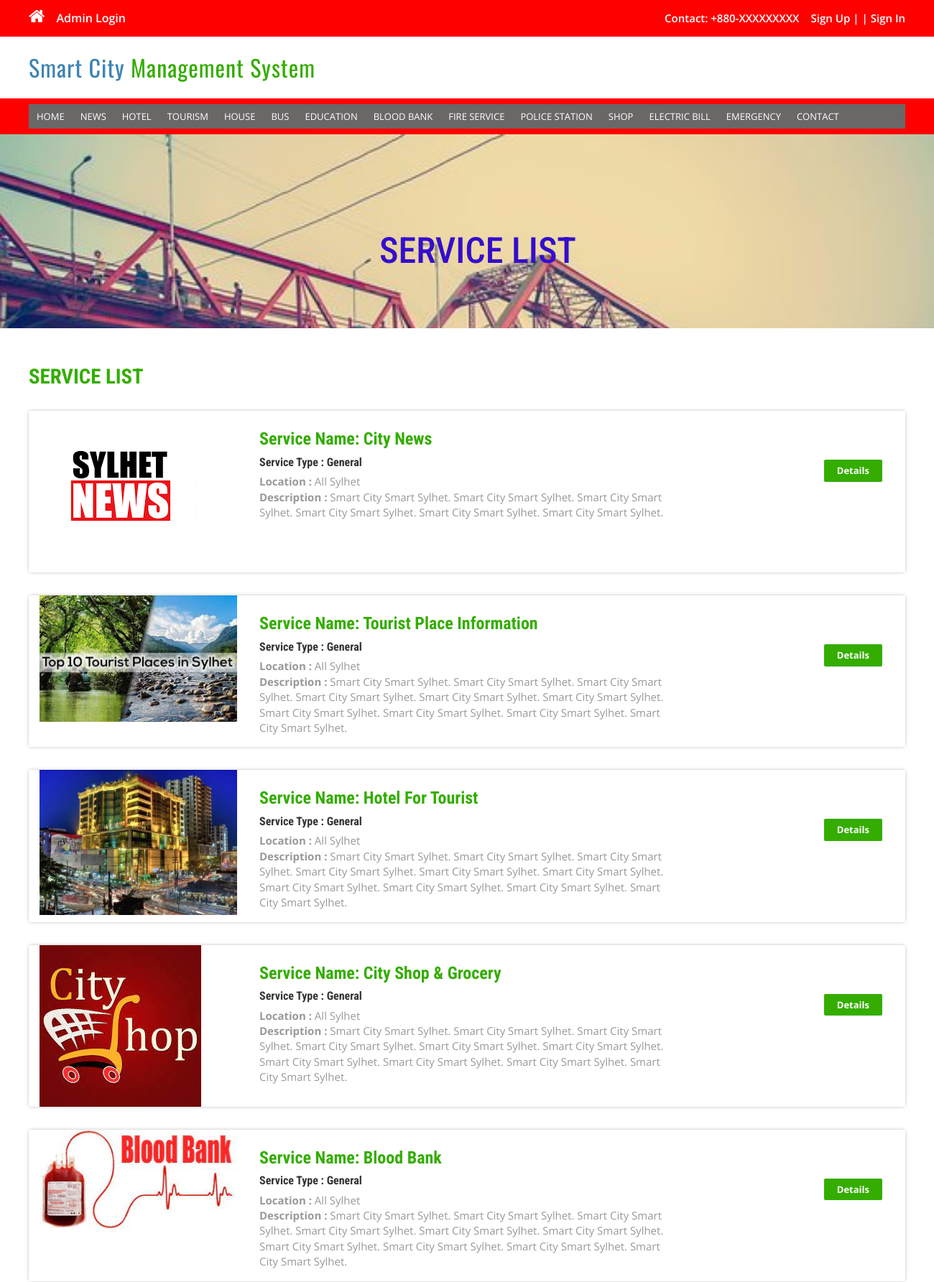
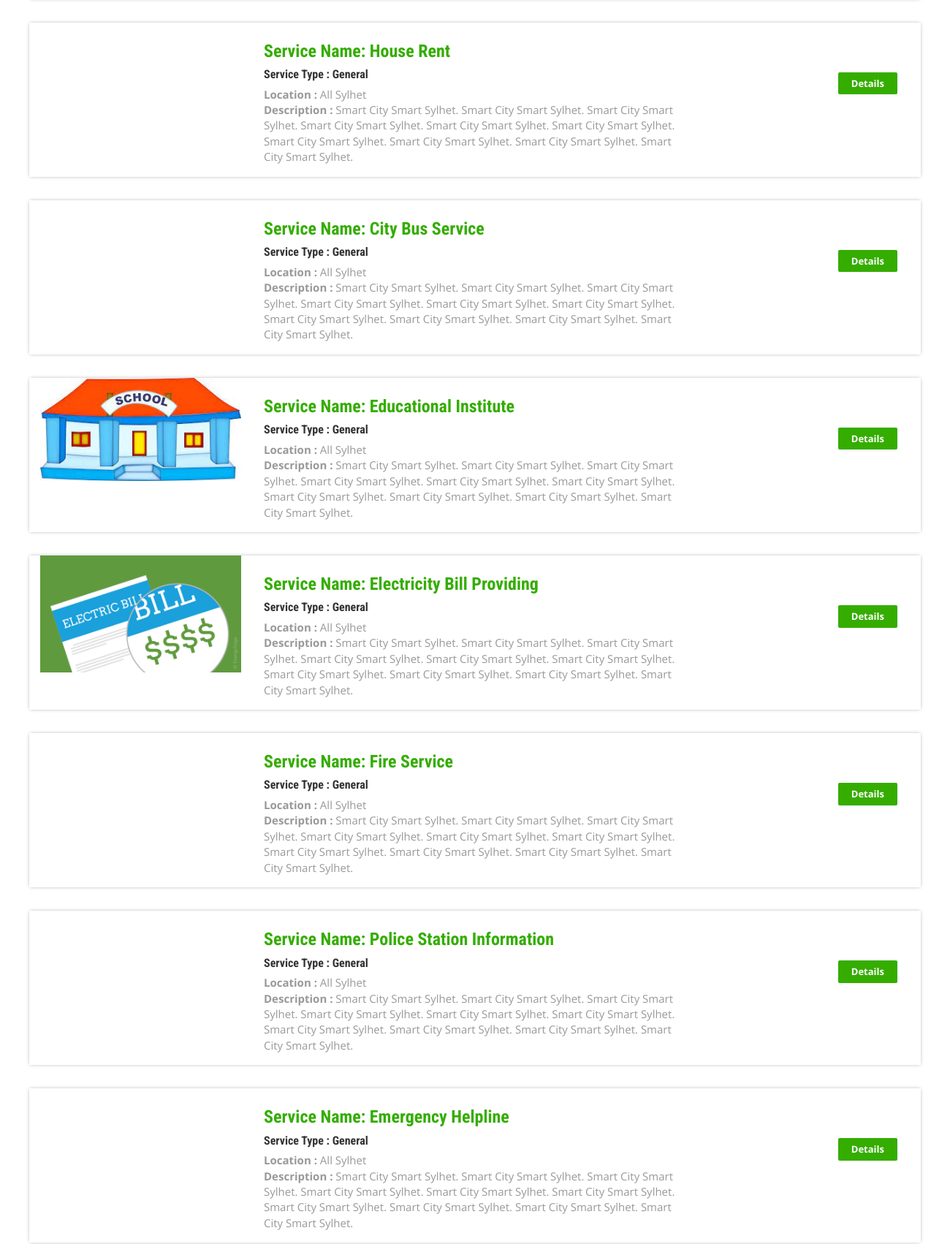
The page /service-list.php (upper part) on the database its author committed (2 pictures, top to bottom).
### tables this page shows
CREATE TABLE `tblcityservices` (
  `ServiceId` int(11) NOT NULL,
  `ServiceName` varchar(200) NOT NULL,
  `ServiceType` varchar(150) NOT NULL,
  `ServiceLocation` varchar(100) NOT NULL,
  `ServiceDetails` mediumtext NOT NULL,
  `ServiceImage` varchar(100) NOT NULL,
  `Creationdate` timestamp NOT NULL DEFAULT current_timestamp(),
  `UpdationDate` timestamp NULL DEFAULT '0000-00-00 00:00:00' ON UPDATE current_timestamp()
);

### service-list.php (the view, shortened to what this page needs)
<?php
include('includes/config.php');
?>
<!DOCTYPE HTML>
<html>
<head>
<link href="css/bootstrap.css" rel='stylesheet' type='text/css' />
<link href="css/style.css" rel='stylesheet' type='text/css' />
<link href="css/font-awesome.css" rel="stylesheet">
<link href="css/animate.css" rel="stylesheet" type="text/css" media="all">
</head>
<body>
<?php include('includes/header.php');?>
<div class="banner-3">
	<div class="container">
		<h1 class="wow zoomIn animated animated" data-wow-delay=".5s" style="visibility: visible; animation-delay: 0.5s; animation-name: zoomIn;"> SERVICE LIST</h1>
	</div>
</div>
<div class="rooms">
	<div class="container">
		<div class="room-bottom">
			<h3>SERVICE LIST</h3>
<?php $sql = "SELECT * from tblCityServices";
$query = $dbh->prepare($sql);
$query->execute();
$results=$query->fetchAll(PDO::FETCH_OBJ);
if($query->rowCount() > 0)
{
foreach($results as $result)
{	?>
			<div class="rom-btm">
				<div class="col-md-3 room-left wow fadeInLeft animated" data-wow-delay=".5s">
					<img src="admin/serviceimages/<?php echo htmlentities($result->ServiceImage);?>" class="img-responsive" alt="">
				</div>
				<div class="col-md-6 room-midle wow fadeInUp animated" data-wow-delay=".5s">
					<h4>Service Name: <?php echo htmlentities($result->ServiceName);?></h4>
					<h6>Service Type : <?php echo htmlentities($result->ServiceType);?></h6>
					<p><b>Location :</b> <?php echo htmlentities($result->ServiceLocation);?></p>
					<p><b>Description :</b> <?php echo htmlentities($result->ServiceDetails);?></p>
				</div>
				<div class="col-md-3 room-right wow fadeInRight animated" data-wow-delay=".5s">
					<a href="service-details.php?pkgid=<?php echo htmlentities($result->ServiceId);?>" class="view">Details</a>
				</div>
				<div class="clearfix"></div>
			</div>
<?php }} ?>
		</div>
	</div>
</div>
</body>
</html>

### css/style.css (style rules this page uses)
html, body { font-size: 100%; background: #fff; font-family: 'Open Sans', sans-serif; }
body a,.grid_1,plan_1,plan_1.one,plan_1.two,i.icon1, i.icon2, i.icon3, i.icon4, i.icon5, i.icon6 { transition:0.5s all; -webkit-transition:0.5s all; -moz-transition:0.5s all; -o-transition:0.5s all; -ms-transition:0.5s all; }
h1,h2,h3,h4,h5,h6 { padding:0px; font-family: 'Roboto Condensed', sans-serif; }
p { margin:0; }
a.view { padding: 6px 18px; font-weight: 700; color: #fff; background-color: #34ad00; border: 0; font-size: 13px; border-radius: 2px; -webkit-transition: all .2s; -moz-transition: all .2s; transition: all .2s; margin-top: 20px; display: inline-block; }
.banner-3 { background: url(../images/06.jpg)no-repeat; background-size: cover; -webkit-background-size: cover; -o-background-size: cover; -ms-background-size: cover; -moz-background-size: cover; padding: 40px; min-height:200px; }
.banner-3 h1 { font-size: 50px; margin-bottom: 40px; padding: 1.5em 0 0; text-align: center; color: #340ecb; }
.rom-btm { margin-top: 2em; box-shadow: 0px 0px 5px -1px rgba(0, 0, 0, 0.37); }
.room-bottom h3 { font-size: 1.8em; font-weight: 700; color: #34ad00; }
.room-bottom { padding: 2em 0; }
.rom-btm h4 { font-size: 1.5em; font-weight: 700; color: #34ad00; }
.rom-btm p { font-size: 15px; color: #999; }
.rom-btm h6 { font-size: 1em; font-weight: 700; margin: 0.5em 0; }
.room-right { text-align: right; padding: 3em 2em; }
.room-midle { padding: 1em; }

### rows shown on the page
tblcityservices: ServiceImage (picture), ServiceName "City News", ServiceType "General", ServiceLocation "All Sylhet", ServiceDetails "Smart City Smart Sylhet. Smart City Smart Sylhet. Smart City Smart Sylhet. Smart City Smart Sylhet. Smart City Smart Sylhet. Smart City Smart Sylhet."
tblcityservices: ServiceImage (picture), ServiceName "Tourist Place Information", ServiceType "General", ServiceLocation "All Sylhet", ServiceDetails "Smart City Smart Sylhet. Smart City Smart Sylhet. Smart City Smart Sylhet. Smart City Smart Sylhet. Smart City Smart Sylhet. Smart City Smart Sylhet. Smart City Smart Sylhet. Smart City Smart Sylhet. Smart City Smart Sylhet. Smart City Smart Sylhet."
tblcityservices: ServiceImage (picture), ServiceName "Hotel For Tourist", ServiceType "General", ServiceLocation "All Sylhet", ServiceDetails "Smart City Smart Sylhet. Smart City Smart Sylhet. Smart City Smart Sylhet. Smart City Smart Sylhet. Smart City Smart Sylhet. Smart City Smart Sylhet. Smart City Smart Sylhet. Smart City Smart Sylhet. Smart City Smart Sylhet. Smart City Smart Sylhet."
tblcityservices: ServiceImage (picture), ServiceName "City Shop & Grocery", ServiceType "General", ServiceLocation "All Sylhet", ServiceDetails "Smart City Smart Sylhet. Smart City Smart Sylhet. Smart City Smart Sylhet. Smart City Smart Sylhet. Smart City Smart Sylhet. Smart City Smart Sylhet. Smart City Smart Sylhet. Smart City Smart Sylhet. Smart City Smart Sylhet. Smart City Smart Sylhet."
tblcityservices: ServiceImage (picture), ServiceName "Blood Bank", ServiceType "General", ServiceLocation "All Sylhet", ServiceDetails "Smart City Smart Sylhet. Smart City Smart Sylhet. Smart City Smart Sylhet. Smart City Smart Sylhet. Smart City Smart Sylhet. Smart City Smart Sylhet. Smart City Smart Sylhet. Smart City Smart Sylhet. Smart City Smart Sylhet. Smart City Smart Sylhet."
tblcityservices: ServiceName "House Rent", ServiceType "General", ServiceLocation "All Sylhet", ServiceDetails "Smart City Smart Sylhet. Smart City Smart Sylhet. Smart City Smart Sylhet. Smart City Smart Sylhet. Smart City Smart Sylhet. Smart City Smart Sylhet. Smart City Smart Sylhet. Smart City Smart Sylhet. Smart City Smart Sylhet. Smart City Smart Sylhet."
tblcityservices: ServiceName "City Bus Service", ServiceType "General", ServiceLocation "All Sylhet", ServiceDetails "Smart City Smart Sylhet. Smart City Smart Sylhet. Smart City Smart Sylhet. Smart City Smart Sylhet. Smart City Smart Sylhet. Smart City Smart Sylhet. Smart City Smart Sylhet. Smart City Smart Sylhet. Smart City Smart Sylhet. Smart City Smart Sylhet."
tblcityservices: ServiceImage (picture), ServiceName "Educational Institute", ServiceType "General", ServiceLocation "All Sylhet", ServiceDetails "Smart City Smart Sylhet. Smart City Smart Sylhet. Smart City Smart Sylhet. Smart City Smart Sylhet. Smart City Smart Sylhet. Smart City Smart Sylhet. Smart City Smart Sylhet. Smart City Smart Sylhet. Smart City Smart Sylhet. Smart City Smart Sylhet."
tblcityservices: ServiceImage (picture), ServiceName "Electricity Bill Providing", ServiceType "General", ServiceLocation "All Sylhet", ServiceDetails "Smart City Smart Sylhet. Smart City Smart Sylhet. Smart City Smart Sylhet. Smart City Smart Sylhet. Smart City Smart Sylhet. Smart City Smart Sylhet. Smart City Smart Sylhet. Smart City Smart Sylhet. Smart City Smart Sylhet. Smart City Smart Sylhet."
tblcityservices: ServiceName "Fire Service", ServiceType "General", ServiceLocation "All Sylhet", ServiceDetails "Smart City Smart Sylhet. Smart City Smart Sylhet. Smart City Smart Sylhet. Smart City Smart Sylhet. Smart City Smart Sylhet. Smart City Smart Sylhet. Smart City Smart Sylhet. Smart City Smart Sylhet. Smart City Smart Sylhet. Smart City Smart Sylhet."
tblcityservices: ServiceName "Police Station Information", ServiceType "General", ServiceLocation "All Sylhet", ServiceDetails "Smart City Smart Sylhet. Smart City Smart Sylhet. Smart City Smart Sylhet. Smart City Smart Sylhet. Smart City Smart Sylhet. Smart City Smart Sylhet. Smart City Smart Sylhet. Smart City Smart Sylhet. Smart City Smart Sylhet. Smart City Smart Sylhet."
tblcityservices: ServiceName "Emergency Helpline", ServiceType "General", ServiceLocation "All Sylhet", ServiceDetails "Smart City Smart Sylhet. Smart City Smart Sylhet. Smart City Smart Sylhet. Smart City Smart Sylhet. Smart City Smart Sylhet. Smart City Smart Sylhet. Smart City Smart Sylhet. Smart City Smart Sylhet. Smart City Smart Sylhet. Smart City Smart Sylhet."
